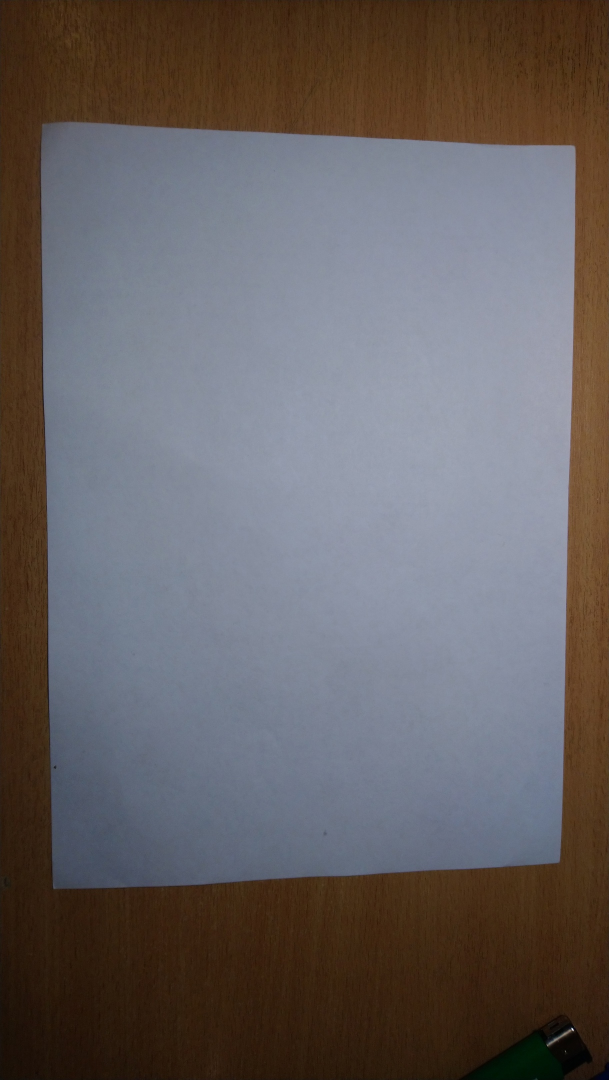
#> input picture images/board.jpg, 1218 x 2160 px (shown at 1/2 size)
$ python -i recognition.py   (imports and definitions only)
#> lines starting #> are read from the running program, lines starting #| are printed output that depends on the picture; after the words box and inside, x2 and y2 are one past the last pixel; in counts of white or black regions, pixels touching at a corner belong together
#> further down, picture is the input picture: shape (2160, 1218, 3); mean B, G, R 98, 97.2, 102.7
import cv2
import numpy as np

def get_mask(image):
    src = image
    gr = cv2.cvtColor(src, cv2.COLOR_BGR2GRAY)
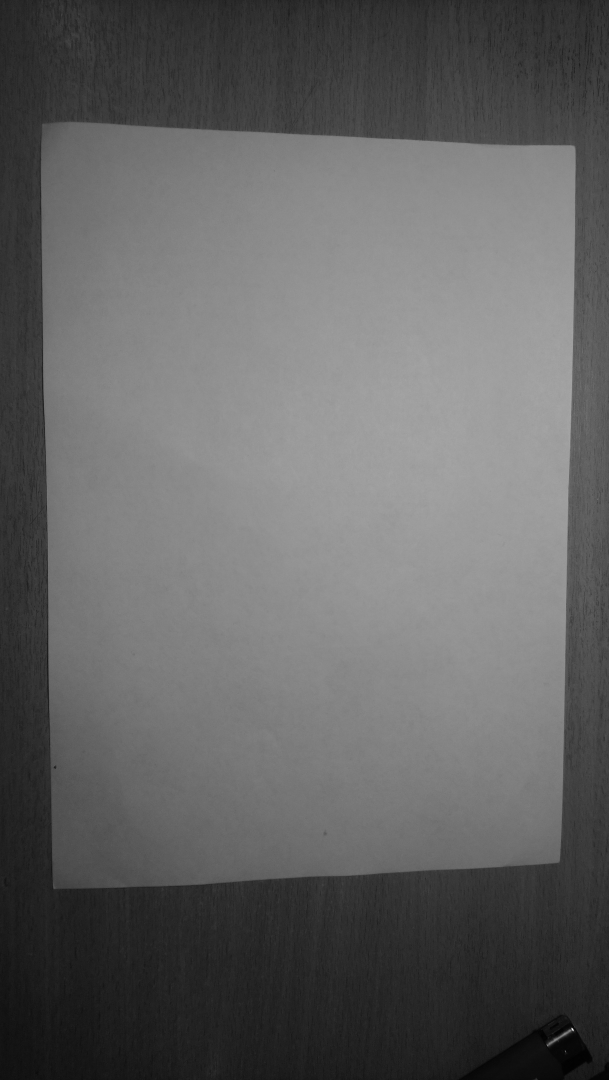
#> gr: shape (2160, 1218) (shown at 1/2 size); min 0, max 254, mean 98.9
    bl = cv2.medianBlur(gr, 19)
    canny = cv2.Canny(bl, 0, 5)
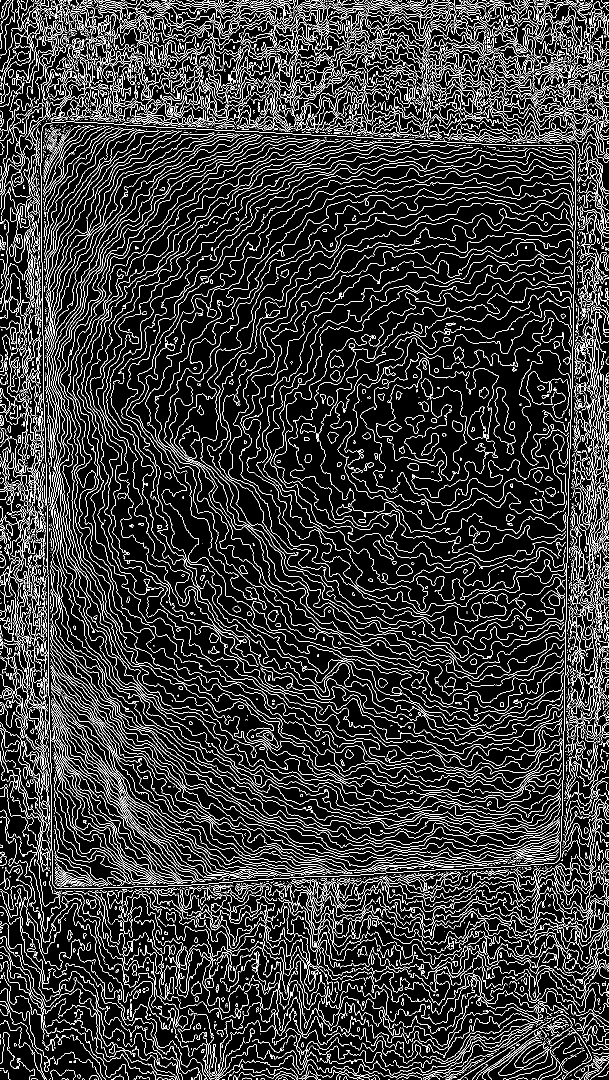
#> canny: shape (2160, 1218) (shown at 1/2 size); 12.7% white in thin lines or dots

    contours, hierarchy = cv2.findContours(canny, cv2.RETR_TREE, cv2.CHAIN_APPROX_NONE)
#> contours = 8304 contours, 7525 with area under 20; largest, box (x1, y1, x2, y2) and area: (81, 243, 1152, 1778) 1552097, (81, 243, 1152, 1778) 1552070, (513, 1460, 557, 1495) 640, (809, 831, 849, 867) 628, (513, 1460, 557, 1495) 619

    pap_list = \
    sorted(contours, key=lambda tup: max(tup[:, 0, 0]) + max(tup[:, 0, 1]) - min(tup[:, 0, 0]) - min(tup[:, 0, 1]),
           reverse=True)[0]
#> pap_list = contour of 5016 points, box (x1, y1, x2, y2) (81, 243, 1152, 1778), area 1552097

    max(pap_list[:, 0, 0])
    mask = np.zeros(src.shape, dtype=np.uint8)
#> (the run stopped early here; a loop or call above may not have finished)

$ run again, on images/check_book.jpg
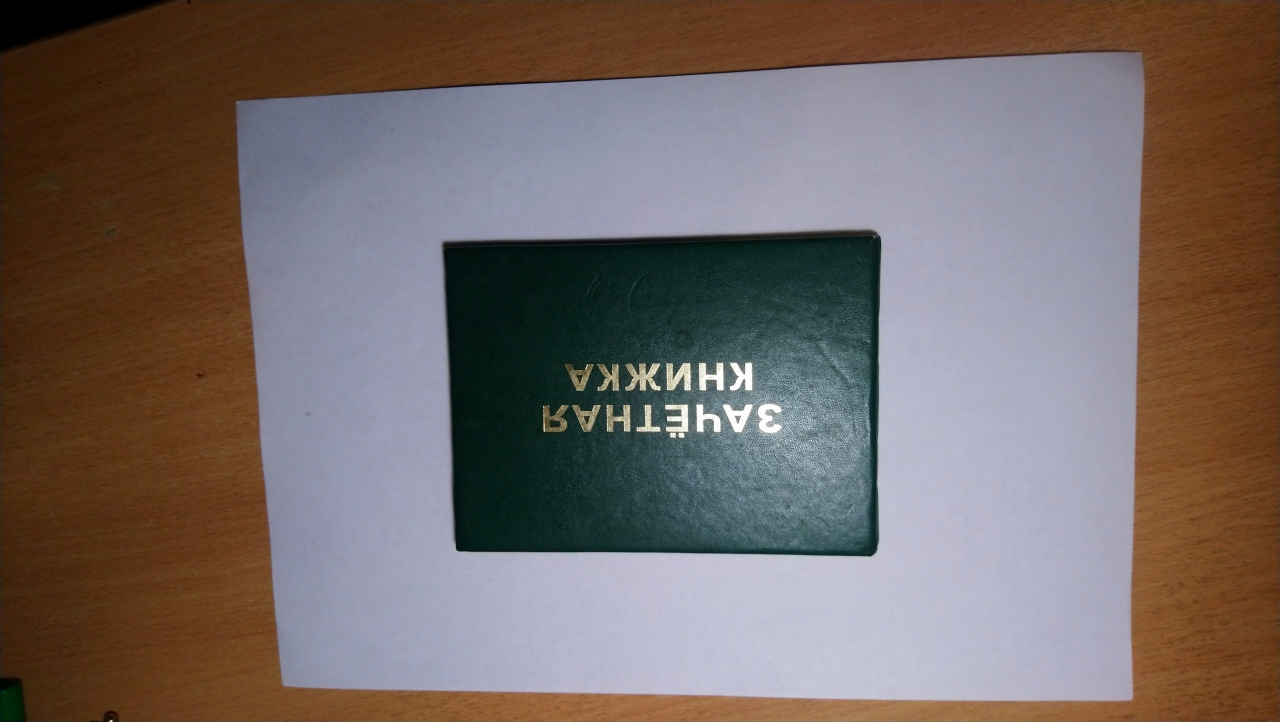
#> input picture images/check_book.jpg, 2560 x 1444 px (shown at 1/2 size)
#> picture is the input picture: shape (1444, 2560, 3); mean B, G, R 100.8, 104.6, 116.1
#> in get_mask, `gr = cv2.cvtColor(src, cv2.COLOR_BGR2GRAY)`:
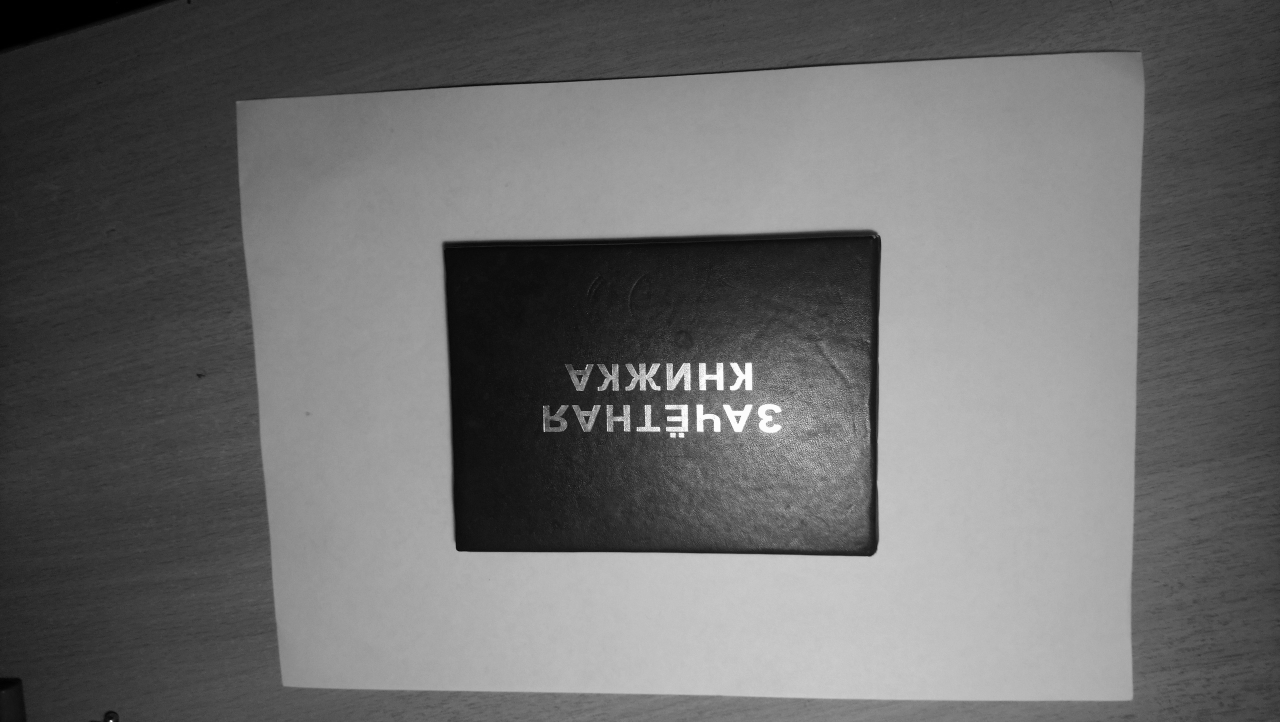
#> gr: shape (1444, 2560) (shown at 1/2 size); min 0, max 255, mean 107.6
#> in get_mask, `canny = cv2.Canny(bl, 0, 5)`:
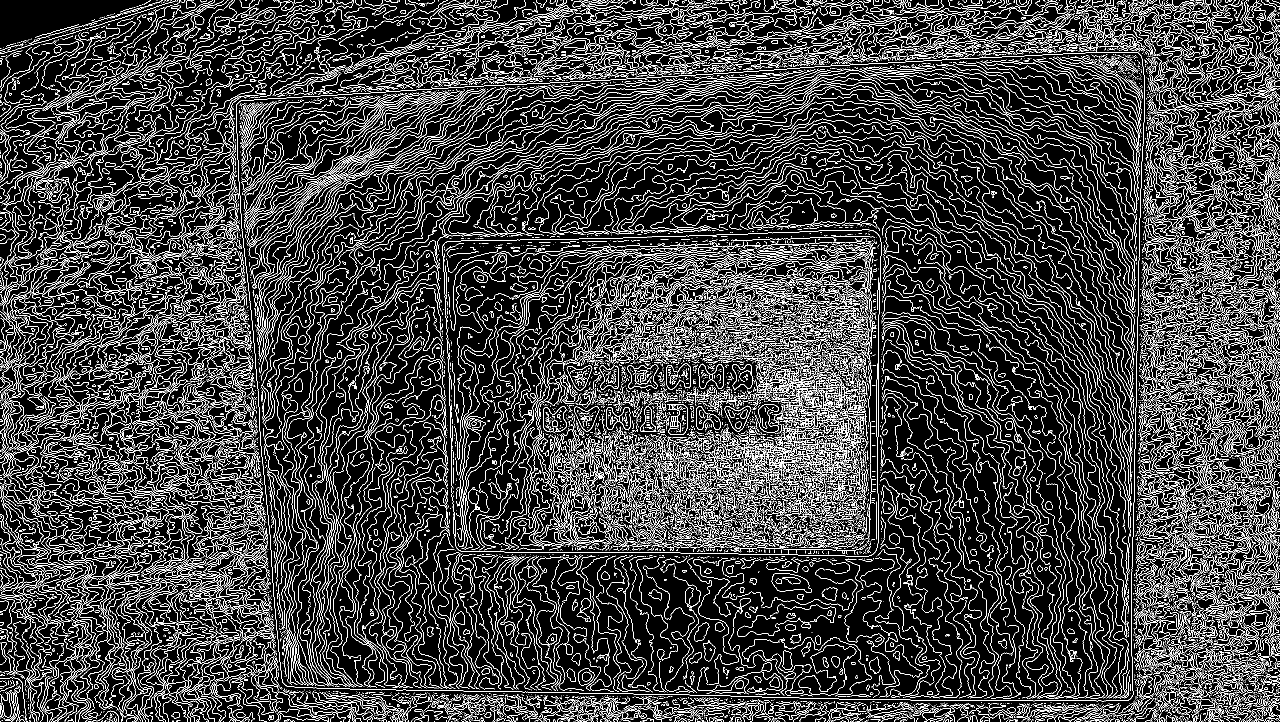
#> canny: shape (1444, 2560) (shown at 1/2 size); 14.8% white in thin lines or dots
#> contours = 23433 contours, 21983 with area under 20; largest, box (x1, y1, x2, y2) and area: (472, 104, 2290, 1403) 2183606, (472, 104, 2290, 1403) 2183576, (884, 459, 1763, 1113) 544924, (884, 459, 1763, 1113) 544890, (1543, 1146, 1623, 1186) 2183
#> pap_list = contour of 5948 points, box (x1, y1, x2, y2) (472, 104, 2290, 1403), area 2183606
